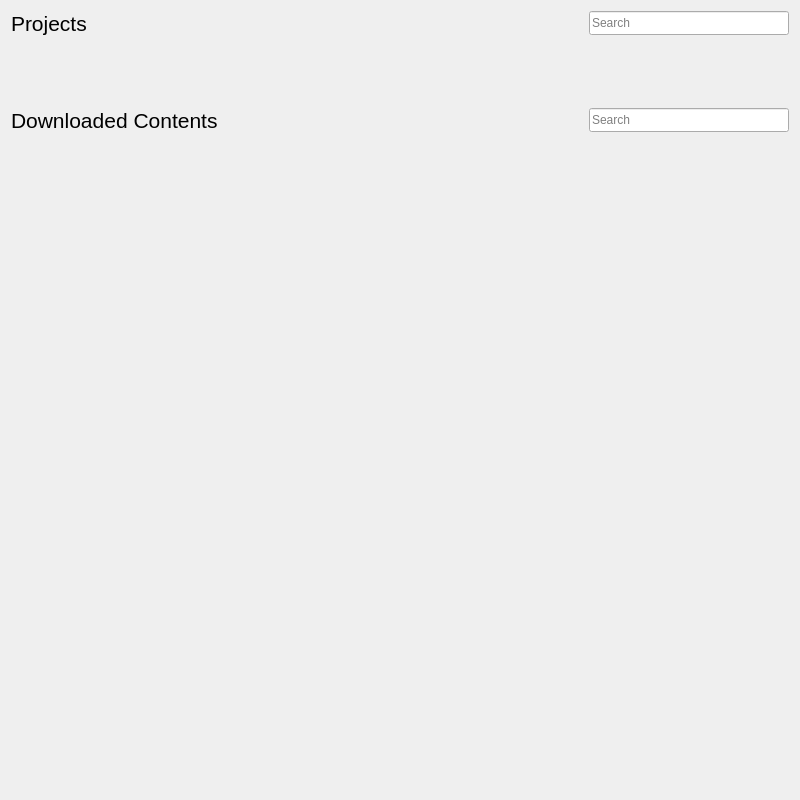
<?xml version="1.0" encoding="UTF-8"?>
<ui version="4.0">
 <class>LibraryContentWidget</class>
 <widget class="QWidget" name="LibraryContentWidget">
  <property name="geometry">
   <rect>
    <x>0</x>
    <y>0</y>
    <width>800</width>
    <height>800</height>
   </rect>
  </property>
  <layout class="QVBoxLayout" name="verticalLayout" stretch="0,0,0,0,1">
   <item>
    <layout class="QHBoxLayout" name="horizontalLayout_2" stretch="0,1,0">
     <property name="spacing">
      <number>0</number>
     </property>
     <property name="bottomMargin">
      <number>20</number>
     </property>
     <item>
      <widget class="QLabel" name="projectsLabel">
       <property name="font">
        <font>
         <pointsize>16</pointsize>
        </font>
       </property>
       <property name="text">
        <string>Projects</string>
       </property>
      </widget>
     </item>
     <item>
      <spacer name="horizontalSpacer_2">
       <property name="orientation">
        <enum>Qt::Horizontal</enum>
       </property>
       <property name="sizeHint" stdset="0">
        <size>
         <width>40</width>
         <height>20</height>
        </size>
       </property>
      </spacer>
     </item>
     <item>
      <widget class="QLineEdit" name="searchProjectsEdit">
       <property name="minimumSize">
        <size>
         <width>200</width>
         <height>24</height>
        </size>
       </property>
       <property name="placeholderText">
        <string>Search</string>
       </property>
      </widget>
     </item>
    </layout>
   </item>
   <item>
    <widget class="QWidget" name="projestsWidget" native="true"/>
   </item>
   <item>
    <layout class="QHBoxLayout" name="horizontalLayout" stretch="0,1,0">
     <property name="spacing">
      <number>0</number>
     </property>
     <property name="topMargin">
      <number>40</number>
     </property>
     <property name="bottomMargin">
      <number>20</number>
     </property>
     <item>
      <widget class="QLabel" name="contentsLabel">
       <property name="font">
        <font>
         <pointsize>16</pointsize>
        </font>
       </property>
       <property name="text">
        <string>Downloaded Contents</string>
       </property>
      </widget>
     </item>
     <item>
      <spacer name="horizontalSpacer">
       <property name="orientation">
        <enum>Qt::Horizontal</enum>
       </property>
       <property name="sizeHint" stdset="0">
        <size>
         <width>40</width>
         <height>20</height>
        </size>
       </property>
      </spacer>
     </item>
     <item>
      <widget class="QLineEdit" name="searchContentsEdit">
       <property name="minimumSize">
        <size>
         <width>200</width>
         <height>24</height>
        </size>
       </property>
       <property name="placeholderText">
        <string>Search</string>
       </property>
      </widget>
     </item>
    </layout>
   </item>
   <item>
    <widget class="QWidget" name="contentsWidget" native="true"/>
   </item>
   <item>
    <spacer name="verticalSpacer">
     <property name="orientation">
      <enum>Qt::Vertical</enum>
     </property>
     <property name="sizeHint" stdset="0">
      <size>
       <width>20</width>
       <height>40</height>
      </size>
     </property>
    </spacer>
   </item>
  </layout>
 </widget>
 <resources/>
 <connections/>
</ui>
